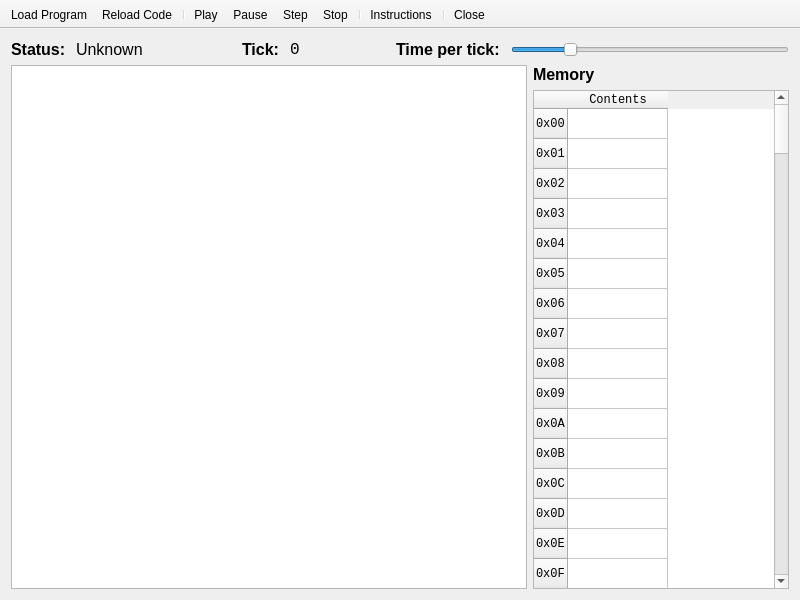
<?xml version="1.0" encoding="UTF-8"?>
<ui version="4.0">
 <class>MainWindow</class>
 <widget class="QMainWindow" name="MainWindow">
  <property name="geometry">
   <rect>
    <x>0</x>
    <y>0</y>
    <width>800</width>
    <height>600</height>
   </rect>
  </property>
  <property name="windowTitle">
   <string>Fetch, Decode, Execute Cycle</string>
  </property>
  <widget class="QWidget" name="centralWidget">
   <layout class="QHBoxLayout" name="horizontalLayout">
    <item>
     <layout class="QVBoxLayout" name="verticalLayout">
      <item>
       <layout class="QHBoxLayout" name="horizontalLayout_2">
        <item>
         <widget class="QLabel" name="label">
          <property name="font">
           <font>
            <pointsize>12</pointsize>
            <weight>75</weight>
            <bold>true</bold>
           </font>
          </property>
          <property name="text">
           <string>Status: </string>
          </property>
         </widget>
        </item>
        <item>
         <widget class="QLabel" name="lblStatus">
          <property name="minimumSize">
           <size>
            <width>160</width>
            <height>0</height>
           </size>
          </property>
          <property name="maximumSize">
           <size>
            <width>160</width>
            <height>16777215</height>
           </size>
          </property>
          <property name="font">
           <font>
            <pointsize>12</pointsize>
           </font>
          </property>
          <property name="text">
           <string>Unknown</string>
          </property>
         </widget>
        </item>
        <item>
         <widget class="QLabel" name="label_3">
          <property name="font">
           <font>
            <pointsize>12</pointsize>
            <weight>75</weight>
            <bold>true</bold>
           </font>
          </property>
          <property name="text">
           <string>Tick: </string>
          </property>
         </widget>
        </item>
        <item>
         <widget class="QLabel" name="lblTick">
          <property name="minimumSize">
           <size>
            <width>100</width>
            <height>0</height>
           </size>
          </property>
          <property name="maximumSize">
           <size>
            <width>100</width>
            <height>16777215</height>
           </size>
          </property>
          <property name="font">
           <font>
            <family>Monospace</family>
            <pointsize>12</pointsize>
           </font>
          </property>
          <property name="text">
           <string>0</string>
          </property>
         </widget>
        </item>
        <item>
         <widget class="QLabel" name="label_2">
          <property name="font">
           <font>
            <pointsize>12</pointsize>
            <weight>75</weight>
            <bold>true</bold>
           </font>
          </property>
          <property name="text">
           <string>Time per tick: </string>
          </property>
         </widget>
        </item>
        <item>
         <widget class="QSlider" name="sliderTimePerTick">
          <property name="minimumSize">
           <size>
            <width>0</width>
            <height>0</height>
           </size>
          </property>
          <property name="minimum">
           <number>10</number>
          </property>
          <property name="maximum">
           <number>5000</number>
          </property>
          <property name="value">
           <number>1000</number>
          </property>
          <property name="orientation">
           <enum>Qt::Horizontal</enum>
          </property>
         </widget>
        </item>
       </layout>
      </item>
      <item>
       <layout class="QHBoxLayout" name="horizontalLayout_3">
        <item>
         <widget class="QGraphicsView" name="graphicsView">
          <property name="sizePolicy">
           <sizepolicy hsizetype="Expanding" vsizetype="Expanding">
            <horstretch>0</horstretch>
            <verstretch>0</verstretch>
           </sizepolicy>
          </property>
         </widget>
        </item>
        <item>
         <layout class="QVBoxLayout" name="verticalLayout_2">
          <item>
           <widget class="QLabel" name="label_4">
            <property name="font">
             <font>
              <pointsize>12</pointsize>
              <weight>75</weight>
              <bold>true</bold>
             </font>
            </property>
            <property name="text">
             <string>Memory</string>
            </property>
           </widget>
          </item>
          <item>
           <widget class="QTableWidget" name="tblMemory">
            <property name="sizePolicy">
             <sizepolicy hsizetype="Minimum" vsizetype="Expanding">
              <horstretch>0</horstretch>
              <verstretch>0</verstretch>
             </sizepolicy>
            </property>
            <property name="maximumSize">
             <size>
              <width>16777215</width>
              <height>16777215</height>
             </size>
            </property>
            <property name="font">
             <font>
              <family>Monospace</family>
             </font>
            </property>
            <row>
             <property name="text">
              <string>0x00</string>
             </property>
            </row>
            <row>
             <property name="text">
              <string>0x01</string>
             </property>
            </row>
            <row>
             <property name="text">
              <string>0x02</string>
             </property>
            </row>
            <row>
             <property name="text">
              <string>0x03</string>
             </property>
            </row>
            <row>
             <property name="text">
              <string>0x04</string>
             </property>
            </row>
            <row>
             <property name="text">
              <string>0x05</string>
             </property>
            </row>
            <row>
             <property name="text">
              <string>0x06</string>
             </property>
            </row>
            <row>
             <property name="text">
              <string>0x07</string>
             </property>
            </row>
            <row>
             <property name="text">
              <string>0x08</string>
             </property>
            </row>
            <row>
             <property name="text">
              <string>0x09</string>
             </property>
            </row>
            <row>
             <property name="text">
              <string>0x0A</string>
             </property>
            </row>
            <row>
             <property name="text">
              <string>0x0B</string>
             </property>
            </row>
            <row>
             <property name="text">
              <string>0x0C</string>
             </property>
            </row>
            <row>
             <property name="text">
              <string>0x0D</string>
             </property>
            </row>
            <row>
             <property name="text">
              <string>0x0E</string>
             </property>
            </row>
            <row>
             <property name="text">
              <string>0x0F</string>
             </property>
            </row>
            <row>
             <property name="text">
              <string>0x10</string>
             </property>
            </row>
            <row>
             <property name="text">
              <string>0x11</string>
             </property>
            </row>
            <row>
             <property name="text">
              <string>0x12</string>
             </property>
            </row>
            <row>
             <property name="text">
              <string>0x13</string>
             </property>
            </row>
            <row>
             <property name="text">
              <string>0x14</string>
             </property>
            </row>
            <row>
             <property name="text">
              <string>0x15</string>
             </property>
            </row>
            <row>
             <property name="text">
              <string>0x16</string>
             </property>
            </row>
            <row>
             <property name="text">
              <string>0x17</string>
             </property>
            </row>
            <row>
             <property name="text">
              <string>0x18</string>
             </property>
            </row>
            <row>
             <property name="text">
              <string>0x19</string>
             </property>
            </row>
            <row>
             <property name="text">
              <string>0x1A</string>
             </property>
            </row>
            <row>
             <property name="text">
              <string>0x1B</string>
             </property>
            </row>
            <row>
             <property name="text">
              <string>0x1C</string>
             </property>
            </row>
            <row>
             <property name="text">
              <string>0x1D</string>
             </property>
            </row>
            <row>
             <property name="text">
              <string>0x1E</string>
             </property>
            </row>
            <row>
             <property name="text">
              <string>0x1F</string>
             </property>
            </row>
            <row>
             <property name="text">
              <string>0x20</string>
             </property>
            </row>
            <row>
             <property name="text">
              <string>0x21</string>
             </property>
            </row>
            <row>
             <property name="text">
              <string>0x22</string>
             </property>
            </row>
            <row>
             <property name="text">
              <string>0x23</string>
             </property>
            </row>
            <row>
             <property name="text">
              <string>0x24</string>
             </property>
            </row>
            <row>
             <property name="text">
              <string>0x25</string>
             </property>
            </row>
            <row>
             <property name="text">
              <string>0x26</string>
             </property>
            </row>
            <row>
             <property name="text">
              <string>0x27</string>
             </property>
            </row>
            <row>
             <property name="text">
              <string>0x28</string>
             </property>
            </row>
            <row>
             <property name="text">
              <string>0x29</string>
             </property>
            </row>
            <row>
             <property name="text">
              <string>0x2A</string>
             </property>
            </row>
            <row>
             <property name="text">
              <string>0x2B</string>
             </property>
            </row>
            <row>
             <property name="text">
              <string>0x2C</string>
             </property>
            </row>
            <row>
             <property name="text">
              <string>0x2D</string>
             </property>
            </row>
            <row>
             <property name="text">
              <string>0x2E</string>
             </property>
            </row>
            <row>
             <property name="text">
              <string>0x2F</string>
             </property>
            </row>
            <row>
             <property name="text">
              <string>0x30</string>
             </property>
            </row>
            <row>
             <property name="text">
              <string>0x31</string>
             </property>
            </row>
            <row>
             <property name="text">
              <string>0x32</string>
             </property>
            </row>
            <row>
             <property name="text">
              <string>0x33</string>
             </property>
            </row>
            <row>
             <property name="text">
              <string>0x34</string>
             </property>
            </row>
            <row>
             <property name="text">
              <string>0x35</string>
             </property>
            </row>
            <row>
             <property name="text">
              <string>0x36</string>
             </property>
            </row>
            <row>
             <property name="text">
              <string>0x37</string>
             </property>
            </row>
            <row>
             <property name="text">
              <string>0x38</string>
             </property>
            </row>
            <row>
             <property name="text">
              <string>0x39</string>
             </property>
            </row>
            <row>
             <property name="text">
              <string>0x3A</string>
             </property>
            </row>
            <row>
             <property name="text">
              <string>0x3B</string>
             </property>
            </row>
            <row>
             <property name="text">
              <string>0x3C</string>
             </property>
            </row>
            <row>
             <property name="text">
              <string>0x3D</string>
             </property>
            </row>
            <row>
             <property name="text">
              <string>0x3E</string>
             </property>
            </row>
            <row>
             <property name="text">
              <string>0x3F</string>
             </property>
            </row>
            <row>
             <property name="text">
              <string>0x40</string>
             </property>
            </row>
            <row>
             <property name="text">
              <string>0x41</string>
             </property>
            </row>
            <row>
             <property name="text">
              <string>0x42</string>
             </property>
            </row>
            <row>
             <property name="text">
              <string>0x43</string>
             </property>
            </row>
            <row>
             <property name="text">
              <string>0x44</string>
             </property>
            </row>
            <row>
             <property name="text">
              <string>0x45</string>
             </property>
            </row>
            <row>
             <property name="text">
              <string>0x46</string>
             </property>
            </row>
            <row>
             <property name="text">
              <string>0x47</string>
             </property>
            </row>
            <row>
             <property name="text">
              <string>0x48</string>
             </property>
            </row>
            <row>
             <property name="text">
              <string>0x49</string>
             </property>
            </row>
            <row>
             <property name="text">
              <string>0x4A</string>
             </property>
            </row>
            <row>
             <property name="text">
              <string>0x4B</string>
             </property>
            </row>
            <row>
             <property name="text">
              <string>0x4C</string>
             </property>
            </row>
            <row>
             <property name="text">
              <string>0x4D</string>
             </property>
            </row>
            <row>
             <property name="text">
              <string>0x4E</string>
             </property>
            </row>
            <row>
             <property name="text">
              <string>0x4F</string>
             </property>
            </row>
            <row>
             <property name="text">
              <string>0x50</string>
             </property>
            </row>
            <row>
             <property name="text">
              <string>0x51</string>
             </property>
            </row>
            <row>
             <property name="text">
              <string>0x52</string>
             </property>
            </row>
            <row>
             <property name="text">
              <string>0x53</string>
             </property>
            </row>
            <row>
             <property name="text">
              <string>0x54</string>
             </property>
            </row>
            <row>
             <property name="text">
              <string>0x55</string>
             </property>
            </row>
            <row>
             <property name="text">
              <string>0x56</string>
             </property>
            </row>
            <row>
             <property name="text">
              <string>0x57</string>
             </property>
            </row>
            <row>
             <property name="text">
              <string>0x58</string>
             </property>
            </row>
            <row>
             <property name="text">
              <string>0x59</string>
             </property>
            </row>
            <row>
             <property name="text">
              <string>0x5A</string>
             </property>
            </row>
            <row>
             <property name="text">
              <string>0x5B</string>
             </property>
            </row>
            <row>
             <property name="text">
              <string>0x5C</string>
             </property>
            </row>
            <row>
             <property name="text">
              <string>0x5D</string>
             </property>
            </row>
            <row>
             <property name="text">
              <string>0x5E</string>
             </property>
            </row>
            <row>
             <property name="text">
              <string>0x5F</string>
             </property>
            </row>
            <row>
             <property name="text">
              <string>0x60</string>
             </property>
            </row>
            <row>
             <property name="text">
              <string>0x61</string>
             </property>
            </row>
            <row>
             <property name="text">
              <string>0x62</string>
             </property>
            </row>
            <row>
             <property name="text">
              <string>0x63</string>
             </property>
            </row>
            <row>
             <property name="text">
              <string>0x64</string>
             </property>
            </row>
            <row>
             <property name="text">
              <string>0x65</string>
             </property>
            </row>
            <row>
             <property name="text">
              <string>0x66</string>
             </property>
            </row>
            <row>
             <property name="text">
              <string>0x67</string>
             </property>
            </row>
            <row>
             <property name="text">
              <string>0x68</string>
             </property>
            </row>
            <row>
             <property name="text">
              <string>0x69</string>
             </property>
            </row>
            <row>
             <property name="text">
              <string>0x6A</string>
             </property>
            </row>
            <row>
             <property name="text">
              <string>0x6B</string>
             </property>
            </row>
            <row>
             <property name="text">
              <string>0x6C</string>
             </property>
            </row>
            <row>
             <property name="text">
              <string>0x6D</string>
             </property>
            </row>
            <row>
             <property name="text">
              <string>0x6E</string>
             </property>
            </row>
            <row>
             <property name="text">
              <string>0x6F</string>
             </property>
            </row>
            <row>
             <property name="text">
              <string>0x70</string>
             </property>
            </row>
            <row>
             <property name="text">
              <string>0x71</string>
             </property>
            </row>
            <row>
             <property name="text">
              <string>0x72</string>
             </property>
            </row>
            <row>
             <property name="text">
              <string>0x73</string>
             </property>
            </row>
            <row>
             <property name="text">
              <string>0x74</string>
             </property>
            </row>
            <row>
             <property name="text">
              <string>0x75</string>
             </property>
            </row>
            <row>
             <property name="text">
              <string>0x76</string>
             </property>
            </row>
            <row>
             <property name="text">
              <string>0x77</string>
             </property>
            </row>
            <row>
             <property name="text">
              <string>0x78</string>
             </property>
            </row>
            <row>
             <property name="text">
              <string>0x79</string>
             </property>
            </row>
            <row>
             <property name="text">
              <string>0x7A</string>
             </property>
            </row>
            <row>
             <property name="text">
              <string>0x7B</string>
             </property>
            </row>
            <row>
             <property name="text">
              <string>0x7C</string>
             </property>
            </row>
            <row>
             <property name="text">
              <string>0x7D</string>
             </property>
            </row>
            <row>
             <property name="text">
              <string>0x7E</string>
             </property>
            </row>
            <row>
             <property name="text">
              <string>0x7F</string>
             </property>
            </row>
            <row>
             <property name="text">
              <string>0x80</string>
             </property>
            </row>
            <row>
             <property name="text">
              <string>0x81</string>
             </property>
            </row>
            <row>
             <property name="text">
              <string>0x82</string>
             </property>
            </row>
            <row>
             <property name="text">
              <string>0x83</string>
             </property>
            </row>
            <row>
             <property name="text">
              <string>0x84</string>
             </property>
            </row>
            <row>
             <property name="text">
              <string>0x85</string>
             </property>
            </row>
            <row>
             <property name="text">
              <string>0x86</string>
             </property>
            </row>
            <row>
             <property name="text">
              <string>0x87</string>
             </property>
            </row>
            <row>
             <property name="text">
              <string>0x88</string>
             </property>
            </row>
            <row>
             <property name="text">
              <string>0x89</string>
             </property>
            </row>
            <row>
             <property name="text">
              <string>0x8A</string>
             </property>
            </row>
            <row>
             <property name="text">
              <string>0x8B</string>
             </property>
            </row>
            <row>
             <property name="text">
              <string>0x8C</string>
             </property>
            </row>
            <row>
             <property name="text">
              <string>0x8D</string>
             </property>
            </row>
            <row>
             <property name="text">
              <string>0x8E</string>
             </property>
            </row>
            <row>
             <property name="text">
              <string>0x8F</string>
             </property>
            </row>
            <row>
             <property name="text">
              <string>0x90</string>
             </property>
            </row>
            <column>
             <property name="text">
              <string>Contents</string>
             </property>
            </column>
           </widget>
          </item>
         </layout>
        </item>
       </layout>
      </item>
     </layout>
    </item>
   </layout>
  </widget>
  <widget class="QToolBar" name="toolBar">
   <property name="windowTitle">
    <string>toolBar</string>
   </property>
   <property name="movable">
    <bool>false</bool>
   </property>
   <property name="iconSize">
    <size>
     <width>32</width>
     <height>32</height>
    </size>
   </property>
   <property name="toolButtonStyle">
    <enum>Qt::ToolButtonIconOnly</enum>
   </property>
   <attribute name="toolBarArea">
    <enum>TopToolBarArea</enum>
   </attribute>
   <attribute name="toolBarBreak">
    <bool>false</bool>
   </attribute>
   <addaction name="actionLoadProgram"/>
   <addaction name="actionReloadCode"/>
   <addaction name="separator"/>
   <addaction name="actionPlay"/>
   <addaction name="actionPause"/>
   <addaction name="actionStep"/>
   <addaction name="actionStop"/>
   <addaction name="separator"/>
   <addaction name="actionInstructions"/>
   <addaction name="separator"/>
   <addaction name="actionClose"/>
  </widget>
  <action name="actionLoadProgram">
   <property name="icon">
    <iconset resource="resources.qrc">
     <normaloff>:/icons/document-open.png</normaloff>:/icons/document-open.png</iconset>
   </property>
   <property name="text">
    <string>Load Program</string>
   </property>
  </action>
  <action name="actionClose">
   <property name="icon">
    <iconset resource="resources.qrc">
     <normaloff>:/icons/dialog-close.png</normaloff>:/icons/dialog-close.png</iconset>
   </property>
   <property name="text">
    <string>Close</string>
   </property>
  </action>
  <action name="actionStop">
   <property name="icon">
    <iconset resource="resources.qrc">
     <normaloff>:/icons/media-playback-stop.png</normaloff>:/icons/media-playback-stop.png</iconset>
   </property>
   <property name="text">
    <string>Stop</string>
   </property>
  </action>
  <action name="actionPlay">
   <property name="icon">
    <iconset resource="resources.qrc">
     <normaloff>:/icons/media-playback-start.png</normaloff>:/icons/media-playback-start.png</iconset>
   </property>
   <property name="text">
    <string>Play</string>
   </property>
  </action>
  <action name="actionPause">
   <property name="icon">
    <iconset resource="resources.qrc">
     <normaloff>:/icons/media-playback-pause.png</normaloff>:/icons/media-playback-pause.png</iconset>
   </property>
   <property name="text">
    <string>Pause</string>
   </property>
  </action>
  <action name="actionStep">
   <property name="icon">
    <iconset resource="resources.qrc">
     <normaloff>:/icons/media-skip-forward.png</normaloff>:/icons/media-skip-forward.png</iconset>
   </property>
   <property name="text">
    <string>Step</string>
   </property>
  </action>
  <action name="actionInstructions">
   <property name="icon">
    <iconset resource="resources.qrc">
     <normaloff>:/icons/help-contents.png</normaloff>:/icons/help-contents.png</iconset>
   </property>
   <property name="text">
    <string>Instructions</string>
   </property>
  </action>
  <action name="actionReloadCode">
   <property name="icon">
    <iconset resource="resources.qrc">
     <normaloff>:/icons/document-revert.png</normaloff>:/icons/document-revert.png</iconset>
   </property>
   <property name="text">
    <string>Reload Code</string>
   </property>
  </action>
 </widget>
 <layoutdefault spacing="6" margin="11"/>
 <resources>
  <include location="resources.qrc"/>
 </resources>
 <connections>
  <connection>
   <sender>actionClose</sender>
   <signal>triggered()</signal>
   <receiver>MainWindow</receiver>
   <slot>close()</slot>
   <hints>
    <hint type="sourcelabel">
     <x>-1</x>
     <y>-1</y>
    </hint>
    <hint type="destinationlabel">
     <x>399</x>
     <y>299</y>
    </hint>
   </hints>
  </connection>
 </connections>
</ui>
